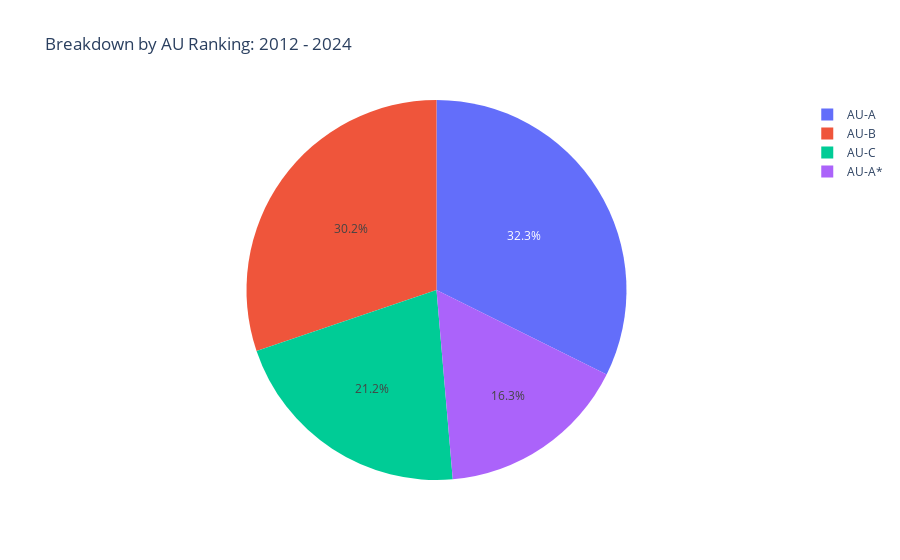

Write notebook code for a chart like this one.
### Code cell
#Visualizing the rankings, as a pie chart and as a horizontal bar chart with the year considered 
startyear = 2012
endyear = 2024
new_df = merged_df.copy() 
min_year = new_df['Year'].min()
max_year = new_df['Year'].max() 
if startyear < min_year: 
    startyear = min_year
elif endyear > max_year: 
    endyear = max_year
if startyear is not None and endyear is not None: 
    query = new_df[(new_df.Year >= startyear) & (new_df.Year <= endyear)]
elif startyear is None and endyear is not None: 
    query = new_df[(new_df.Year >= min_year) & (new_df.Year <= endyear)]
elif startyear is None and endyear is not None:
    query = new_df[(new_df.Year >= startyear) & (new_df.Year <= max_year)]
#pivoting 
pivoted = query.pivot_table(index=['AU_ranking'],aggfunc='size')
reset_pivoted = pivoted.reset_index()
reset_pivoted.columns = reset_pivoted.columns.map(str)
reset_pivoted = reset_pivoted.rename(columns={'AU_ranking':'AU_ranking','0':'count'})
fig = px.pie(reset_pivoted,values='count',names='AU_ranking',title='Breakdown by AU Ranking: '+str(startyear)+' - '+str(endyear)) 
fig.show()

### Figure 1 — Plotly figure (JSON) as saved in the notebook; plotly's stock layout.template omitted (floating-point values rounded to 4 significant figures)
{"data": [{"domain": {"x": [0, 1], "y": [0, 1]}, "hovertemplate": "AU_ranking=%{label}<br>count=%{value}<extra></extra>", "labels": ["AU-C", "AU-B", "AU-A", "AU-A*"], "legendgroup": "", "name": "", "showlegend": true, "type": "pie", "values": [504, 719, 770, 388]}], "layout": {"legend": {"tracegroupgap": 0}, "title": {"text": "Breakdown by AU Ranking: 2012 - 2024"}}}
